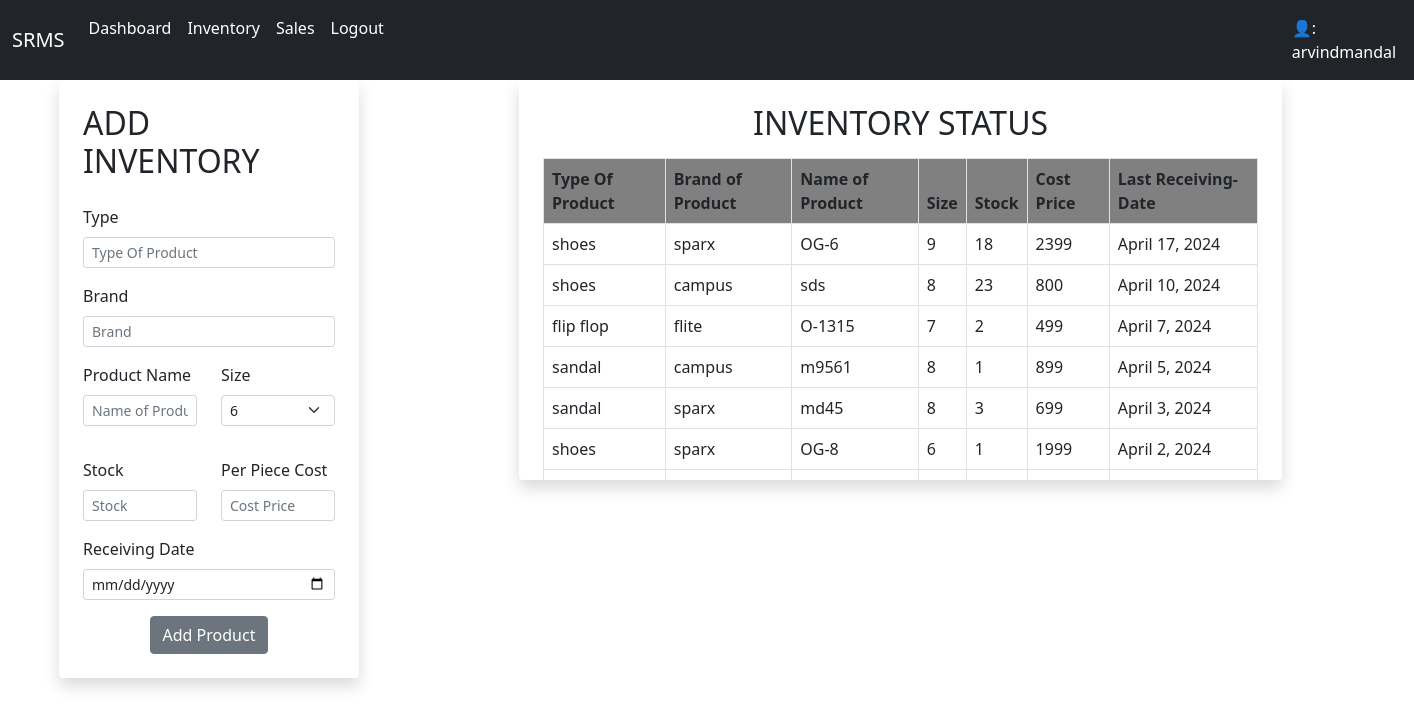
/inventory/ (signed in), run on the app's committed database.
### inventory/models.py (models this page shows)
class Inventory(models.Model):
    username=models.CharField(max_length=20)
    P_Type=models.CharField(max_length=20)
    p_Name=models.CharField(max_length=15)
    P_Brand=models.CharField(max_length=10)
    P_Stock=models.IntegerField()
    R_date=models.DateField(null=True,blank=True)
    cost=models.IntegerField()
    P_Size = models.IntegerField()

### inventory/views.py (the view, shortened to what this page needs)
# urls.py: path('inventory/',iviews.inventory,name='inventory'),
@login_required(login_url='login')
def inventory(request):
    user = request.user
    username = user.username
    queryset = Inventory.objects.filter(username=username).order_by('-R_date')
    context = {"Inventory": queryset}
    return render(request, 'inventory/inventory.html', context=context)

### templates/inventory/inventory.html (shortened to what this page needs)
{% extends 'inventory/base.html' %}
{% block content %}
<div class="container">
  <div class="row">
    <div class="col-md-6">
      <form class="form-container" method="post">
        <div class="shadow p-4 mb-3 bg-white rounded" style="padding-left: 50px; max-width: 300px;">
          <h2 class="mb-4">ADD INVENTORY</h2>
          <div class="mb-3">
            <label for="formGroupExampleInput2" class="form-label">Type</label>
            <input type="text" class="form-control form-control-sm" id="formGroupExampleInput2" placeholder="Type Of Product" name="typeofproduct" required>
          </div>
          <div class="mb-3">
            <label for="formGroupExampleInput2" class="form-label">Brand</label>
            <input type="text" class="form-control form-control-sm" id="formGroupExampleInput2" placeholder="Brand" name="brand" required>
          </div>
          <div class="row mb-3">
            <div class="col-md-6">
              <div class="mb-3">
                <label for="formGroupExampleInput" class="form-label">Product Name</label>
                <input type="text" class="form-control form-control-sm" id="formGroupExampleInput" placeholder="Name of Product" name="nameofproduct" required>
              </div>
            </div>
            <div class="col-md-6">
              <div class="mb-3">
                <label for="shoeSize" class="form-label">Size</label>
                <select class="form-select form-select-sm" id="shoeSize" name="shoesize" required>
                  <option value="6">6</option>
                </select>
              </div>
            </div>
          </div>
          <div class="row">
            <div class="col">
              <div class="mb-3">
                <label for="formGroupExampleInput2" class="form-label">Stock</label>
                <input type="text" class="form-control form-control-sm" id="formGroupExampleInput2" placeholder="Stock" name="stock" required>
              </div>
            </div>
            <div class="col">
              <div class="mb-3">
                <label for="formGroupExampleInput2" class="form-label">Per Piece Cost</label>
                <input type="text" class="form-control form-control-sm" id="formGroupExampleInput2" placeholder="Cost Price" name="costprice" required>
              </div>
            </div>
          </div>
          <div class="mb-3">
            <label for="formGroupExampleInput2" class="form-label">Receiving Date</label>
            <input type="date" class="form-control form-control-sm" id="formGroupExampleInput2" name="rdate" required>
          </div>
          <button type="submit" class="btn btn-secondary d-block mx-auto">Add Product</button>
        </div>
      </form>
    </div>
    <div class="col-md-6" style="margin-left: -200px;">
      <div class="shadow p-4 mb-3 bg-white rounded" style="width: 120%; overflow-y: auto; max-height: 400px;">
        <h2 class="text-center mb-3">INVENTORY STATUS</h2>
        <div class="InventoryStatus">
          <table class="table table-bordered table-hover">
            <thead style="background-color: gray;">
              <tr>
                <th>Type Of Product</th>
                <th>Brand of Product</th>
                <th>Name of Product</th>
                <th>Size</th>
                <th>Stock</th>
                <th>Cost Price</th>
                <th>Last Receiving-Date</th>
              </tr>
            </thead>
            <tbody>
              {% for item in Inventory %}
              {% if item.username == user.username %}
              <tr>
                <td>{{ item.P_Type }}</td>
                <td>{{ item.P_Brand }}</td>
                <td>{{ item.p_Name }}</td>
                <td>{{ item.P_Size }}</td>
                <td>{{ item.P_Stock}}</td>
                <td>{{ item.cost }}</td>
                <td>{{ item.R_date }}</td>
              </tr>
              {% endif %}
              {% endfor %}
            </tbody>
          </table>
        </div>
      </div>
    </div>
  </div>
</div>
{% endblock %}

### templates/inventory/base.html (shortened to what this page needs)
<!DOCTYPE html>
<html lang="en">
<head>
    <link href="https://cdn.jsdelivr.net/npm/bootstrap@5.0.2/dist/css/bootstrap.min.css" rel="stylesheet">
</head>
<body>
  <nav class="navbar navbar-expand-lg navbar-dark bg-dark">
        <div class="container-fluid">
          <a class="navbar-brand" href="#">SRMS</a>
          <div class="collapse navbar-collapse" id="navbarNavAltMarkup">
            <div class="navbar-nav">
              <a class="nav-link active" aria-current="page" href="{% url 'dashboard'%}">Dashboard</a>
              <a class="nav-link active" aria-current="page" href="{% url 'inventory'%}">Inventory</a>
              <a class="nav-link active" aria-current="page" href="{% url 'sales'%}">Sales</a>
              <a class="nav-link active" aria-current="page" href="{% url 'logout'%}">Logout</a>
              <a class="nav-link active" aria-current="page" href="{% url 'profile'%}" style="color: white; padding-left: 900px;">&#128100;: {{ user.username }}</a>
            </div>
          </div>
        </div>
      </nav>
    {% block content%}
    {% endblock %}
</body>
</html>

### data on the page
Inventory: P_Type "shoes", P_Brand "sparx", p_Name "OG-6", P_Size "9", P_Stock "18", cost "2399", R_date "April 17, 2024"
Inventory: P_Type "shoes", P_Brand "campus", p_Name "sds", P_Size "8", P_Stock "23", cost "800", R_date "April 10, 2024"
Inventory: P_Type "flip flop", P_Brand "flite", p_Name "O-1315", P_Size "7", P_Stock "2", cost "499", R_date "April 7, 2024"
Inventory: P_Type "sandal", P_Brand "campus", p_Name "m9561", P_Size "8", P_Stock "1", cost "899", R_date "April 5, 2024"
Inventory: P_Type "sandal", P_Brand "sparx", p_Name "md45", P_Size "8", P_Stock "3", cost "699", R_date "April 3, 2024"
Inventory: P_Type "shoes", P_Brand "sparx", p_Name "OG-8", P_Size "6", P_Stock "1", cost "1999", R_date "April 2, 2024"

### other printed values
{{ user.username }} "arvindmandal"
